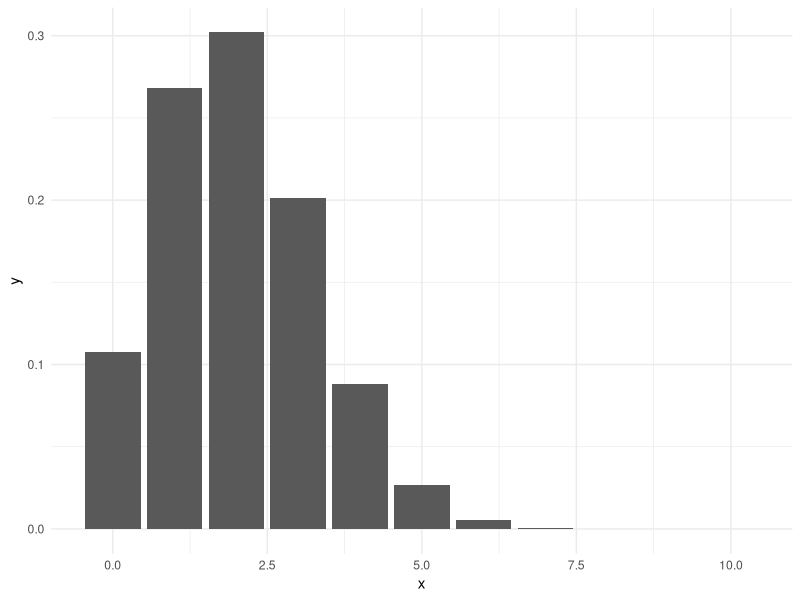
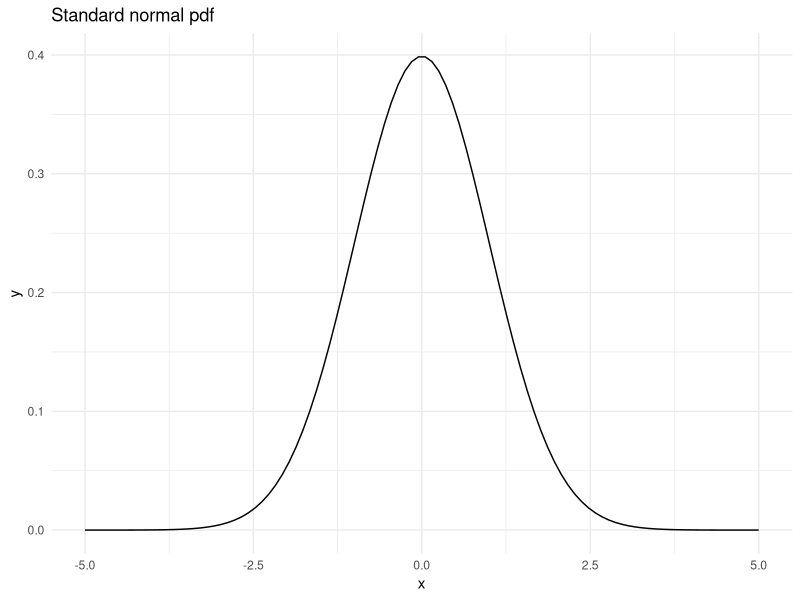
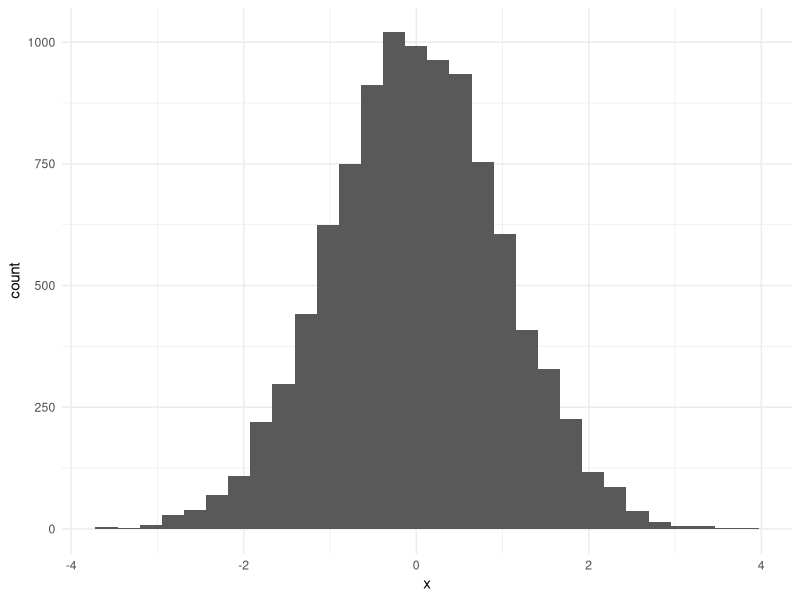
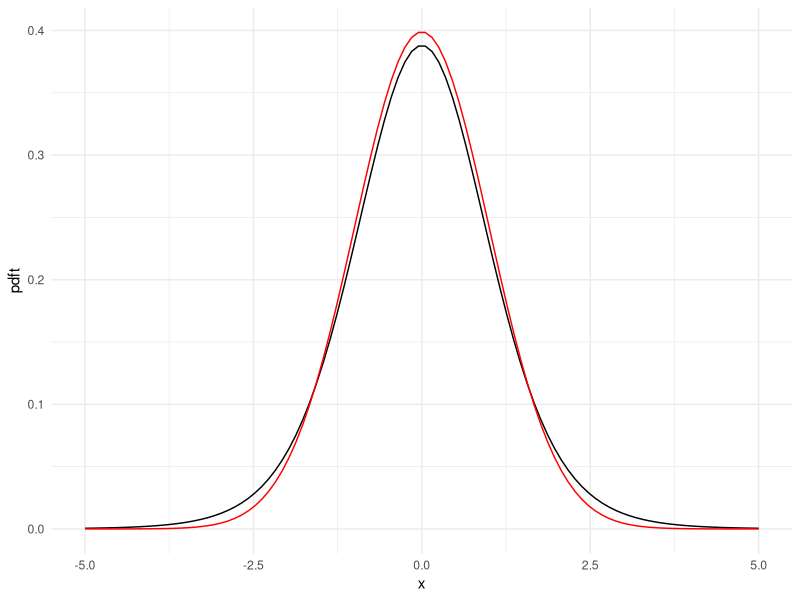
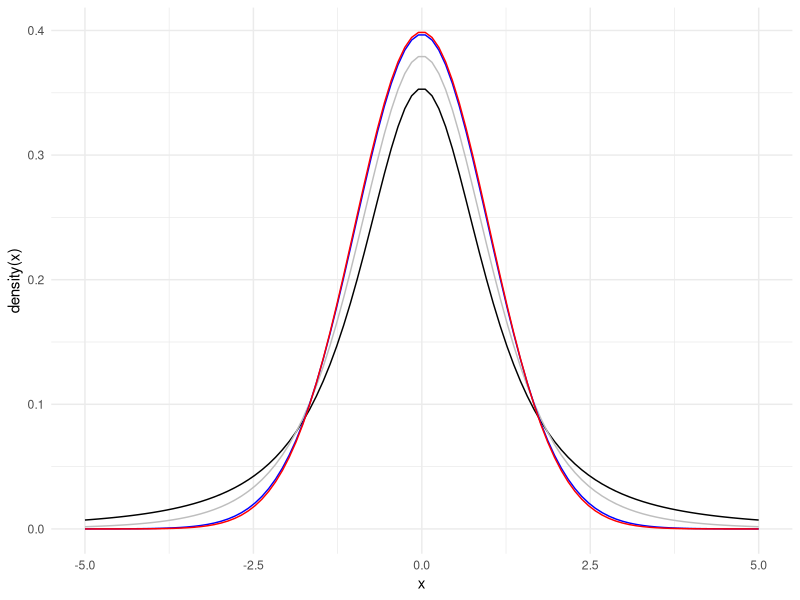
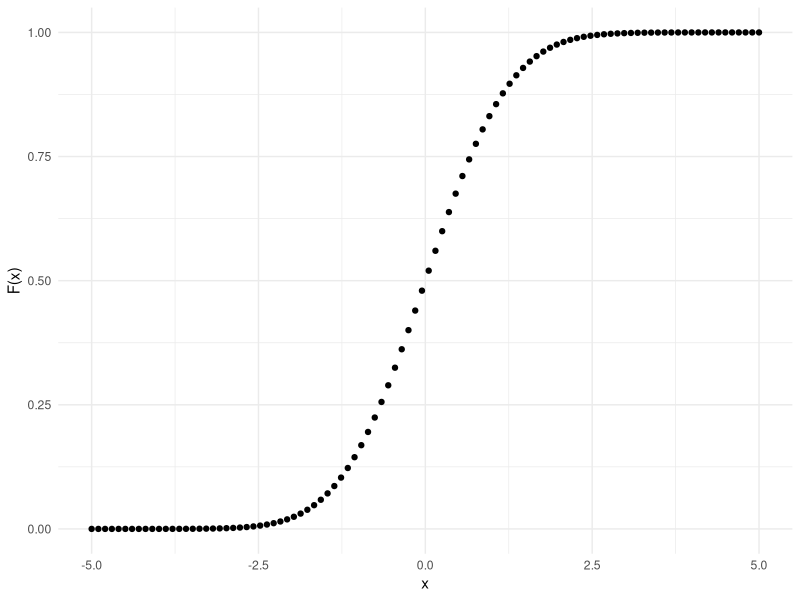
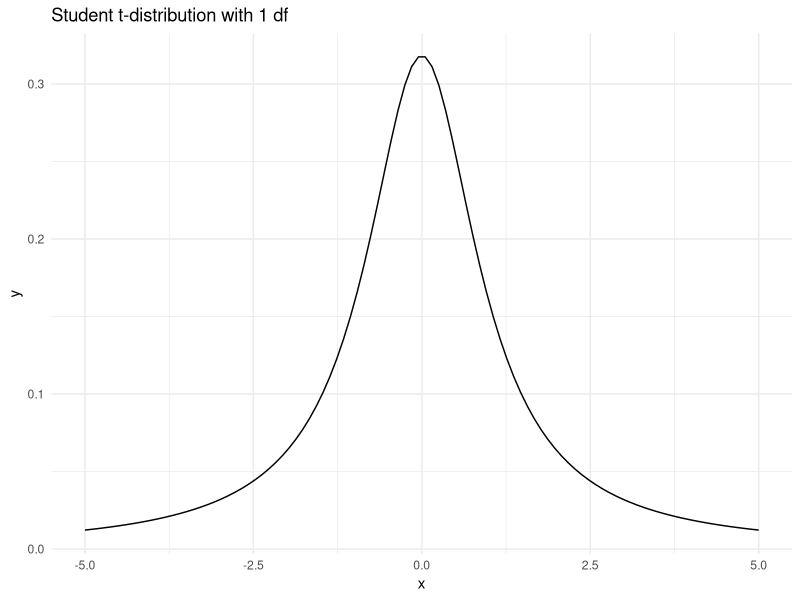
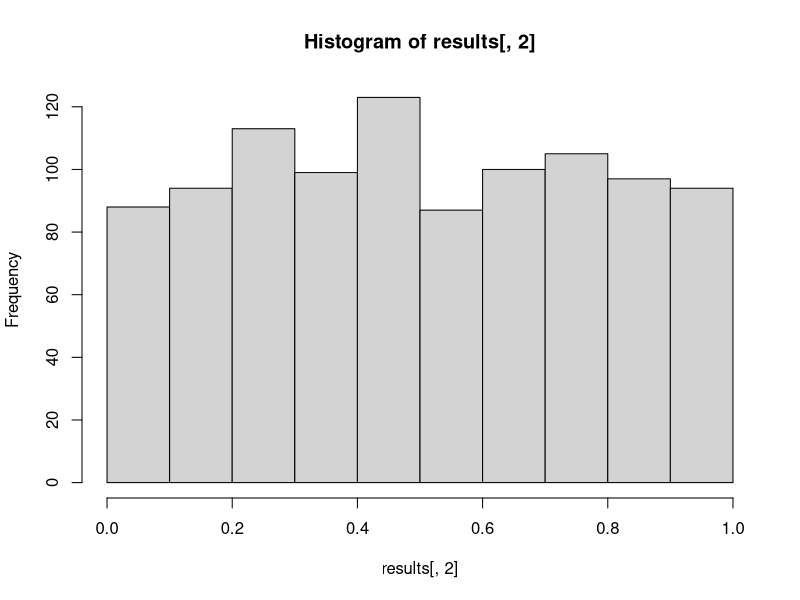

Generate these figures, in order, with R:
## ---- chunk 1
#showsol<-FALSE
showsol=TRUE
knitr::opts_chunk$set(echo = TRUE,tidy=TRUE,message=FALSE,warning=FALSE,tidy.opts=list(width.cutoff=68),
                      cache=T)
## ---- chunk 2
cat("**Solution:** 
$X$ follows a binomial distribution if its probability mass function is given by $P(X=x)={n\\choose x}p^x(1-p)^{n-x}$ for $x=0$, $1$, $\\ldots$, $n$, where the parameter $n$ is a positive integer and the parameter $p$ is a number between $0$ and $1$. Typically, $X$ is the number of successes in a Bernoulli process consisting of $n$ trials where the probability of success in each trial is $p$.
")
## ---- chunk 3
library(ggplot2)
n=10
p=0.2
probs=dbinom(0:10,n,p)
df=data.frame(x=0:10,y=probs)
p<-ggplot(data=df, aes(x=x, y=y)) +
  geom_bar(stat="identity")+theme_minimal()
p
## ---- chunk 4
cat("**Solution:**
The approximation is best for $p=0.5$. Then the probability mass function is symmetric, as is the nomral probability density function. The approximation gets worse the closer $p$ is to $0$ or $1$.
")
## ---- chunk 5
x = seq(from = -5, to = 5, length=100)
y = dnorm(x = x, mean = 0, sd = 1)
df=data.frame(x=x,y=y)
p=ggplot(data=df,aes(x=x, y=y)) +
           geom_line()+
           ggtitle("Standard normal pdf")+theme_minimal()
p
         
## ---- chunk 6
cat("**Solution:**
`dnorm(1.4)` gives `0.1497275`. For a small $\\delta$, $P(1.4-\\delta<Z<1.4+\\delta) \\approx 2\\cdot0.15\\cdot\\delta$ for a standard normally distributed $Z$.
")
## ---- chunk 7
n = 10000
x = rnorm(n = n, mean = 0, sd = 1)
p=ggplot(data.frame(x=x),aes(x))+
  geom_histogram()+theme_minimal()
p
## ---- chunk 8
library(ggplot2)
n=10
x = seq(from = -5, to = 5, length=100)
pdft = dt(x = x, df=n-1)
pdfn=dnorm(x)
df=data.frame(x=x,pdft=pdft,pdfn=pdfn)
p=ggplot(data=df,aes(x=x)) +
  geom_line(aes(x=x,y=pdft))+
  geom_line(aes(x=x,y=pdfn),colour="red")+
  theme_minimal()
p
         
## ---- chunk 9
x = seq(from = -5, to = 5, length=100)
pdft2 = dt(x = x, df=2)
pdft5 = dt(x = x, df=5)
pdft50 = dt(x = x, df=50)
pdfn=dnorm(x)
df=data.frame(x=x,pdft2=pdft2,pdft5=pdft5,pdft50=pdft50,pdfn=pdfn)
p=ggplot(data=df,aes(x=x)) +
  geom_line(aes(x=x,y=pdft2))+
  geom_line(aes(x=x,y=pdft5), colour="grey")+
  geom_line(aes(x=x,y=pdft50), colour="blue")+
  geom_line(aes(x=x,y=pdfn),colour="red")+
  theme_minimal() + labs(y = "density(x)")
p
         
## ---- chunk 10
x = seq(from=-5, to=5, length=100)
df = data.frame(x=x,y=pnorm(x,0,1))
p=ggplot(data=df,aes(x=x, y=y)) +
  geom_point() + labs(y="F(x)") + theme_minimal()
p
## ---- chunk 11
z_l = qnorm(0.025, mean = 0, sd = 1) #lower
z_u = qnorm(0.975, mean = 0, sd = 1) #upper
c(z_l, z_u)
## ---- chunk 12
alpha_lower = pnorm(q = z_l, mean = 0, sd = 1, lower.tail = TRUE)
alpha_upper = 1 - pnorm(q = z_u, mean = 0, sd = 1, lower.tail = TRUE)
c(alpha_lower, alpha_upper)
## ---- chunk 13
cat("**Solutions:**
`pnorm(-5)` and `pnorm(5)` give `2.866516e-07` and `0.9999997`, respectively, i.e. close to 0 and 1. This agrees with the figure of the cdf.
")
## ---- chunk 14
cat("**Solution:**
We can use the following code:
")
## ---- chunk 15
pt(q = 1.8, df = 1)
pt(q = 2, df = 1) - pt(q = 1, df = 1) 
qt(p=0.1, df=1, lower.tail = F)
## ---- chunk 16
x = seq(-5,5, length = 100)
y = dt(x, df = 1)
df = data.frame(x=x, y=y)
p = ggplot(data=df, aes(x=x,y=y)) + geom_line() + ggtitle("Student t-distribution with 1 df") + theme_minimal()
p
## ---- chunk 17
myz.test <- function(x,sd)
{
  n <- length(x)
  xbar <- mean(x)
  zobs <- xbar/(sd/sqrt(n))
  # if you what to print remove hashtag in next line
  # print(paste("Zobs",zobs)) 
  pval<- 2*pnorm(abs(zobs),lower.tail=FALSE)
  # if you what to print remove hashtag in next line
  # print(paste("P-value",pval))
  return(list("statistic"=zobs,"p.value"=pval))
}
## ---- chunk 18
testds <- rnorm(100,mean=0.5,sd=6)
myz.test(testds,sd=6)
## ---- chunk 19
mu=0
sigma=4
n=10 # size of each data set
B=1000 # number of data sets to simulate
results <- matrix(NA,ncol=2,nrow=B)
for (i in 1:B)
{
  testX <- rnorm(n,mean=mu,sd=sigma)
  thisresult <- myz.test(testX,sigma)
  results[i,] <- c(thisresult$statistic,thisresult$p.value)
}
hist(results[,2])
## ---- chunk 20
cat("**Solution:**
The test $H_0\\colon\\mu=0$ versus $H_1\\colon\\mu\\neq0$ is performed 1000 times. The histogram (above) displays the $p$-values. They seem uniformly distributed, as $p$-values from a true simple nullhypothis should be with continuous data.
")
## ---- chunk 21
x = seq(from = -10, to = 10, length = 500)
y1 = dnorm(x, mean = 0, sd = 1)
y2 = dnorm(x, mean = 0, sd = 2)
y3 = dnorm(x, mean = 1, sd = 2)
y4 = dnorm(x, mean = -1, sd = 2)
df = data.frame(x, y1, y2, y3, y4)
ggplot(df, aes(x, y = value, color = variable))+ 
    geom_line(aes(y = y1, col = "y1")) + 
    geom_line(aes(y = y2, col = "y2")) + 
    geom_line(aes(y = y3, col = "y3")) + 
    geom_line(aes(y = y4, col = "y4")) + 
    ylim(0, 0.5) + 
    ggtitle("Normal distribution") + 
  scale_colour_discrete(name  ="Mean, sd",
                            breaks=c("y1", "y2", "y3", "y4"),
                            labels=c("0, 1", "0, 2", "1, 2 ", "-1, 2"))+ theme_minimal()
## ---- chunk 22
n = 1000
p = 0.5
x = rbinom(n, size = 1, prob = p)
df = data.frame(x=x)
p = ggplot(df, aes(x=x)) + geom_histogram() + theme_minimal()
p
## ---- chunk 23
cat("**Solution:**
An experiment of flipping a coin 100 times is repeated 1000 times. Each of the 1000 results will be an integer between 0 and 1000 (inclusive). The number of heads in each experiment has the binomial distribution with parameters $n=100$ and $p=0.5$. The mean of this distribution is $np=50$ and the variance is $np(1-p)=25$. We find the probability of having one or zero heads by `pbinom(1, size=100, prob=0.5)`, which gives `7.967495e-29`, and the probability of having exactly one head by `dbinom(1,100,.5)`, which gives `7.888609e-29`, i.e., very small probabilities. \\par The R code (below) draws a kernel density estimate (a smoothed version of the histogram) of the number of heads in the 1000 experiments (red). The same is done for a normal approximation to the binomial distribution (blue).
")
## ---- chunk 24
n = 1000
p = 0.5
x = rbinom(n, size = 100, prob = 0.5)
x_normal = rnorm(n, mean = 100*p, sd = sqrt(100*p*(1-p)))
#hist(x)
#hist(x_normal)
df = data.frame(x = x, x_normal = x_normal)
ggplot(data = df, aes(x = values), color = variable) + 
  geom_density(aes(x = x, col = "x")) + 
  geom_density(aes(x = x_normal, col = "x_normal"))+
   theme_minimal()
## ---- chunk 25
cat("**Solution:**
R code and plots:
")
## ---- chunk 26
x = seq(from = 0, to = 8, length = 500)
y1 = dchisq(x, df = 1)
y2 = dchisq(x, df = 2)
y3 = dchisq(x, df = 3)
y4 = dchisq(x, df = 4)
y6 = dchisq(x, df = 6)
y9 = dchisq(x, df = 9)
df = data.frame(x,y1,y2,y3,y4,y6,y9)
ggplot(df, aes(x, y = value, color = variable))+ 
    geom_line(aes(y = y1, col = "y1")) + 
    geom_line(aes(y = y2, col = "y2")) + 
    geom_line(aes(y = y3, col = "y3")) + 
    geom_line(aes(y = y4, col = "y4")) + 
    geom_line(aes(y = y6, col = "y6")) + 
    geom_line(aes(y = y9, col = "y9")) + 
    ylim(0, 0.5) + theme_minimal()+
    ggtitle("Chi^2-pdf") + 
  scale_colour_discrete(name  ="Df",
                            breaks=c("y1", "y2", "y3", "y4", "y6", "y9"),
                            labels=c("1", "2", "3", "4", "6", "9"))
   
x = seq(from = 0, to = 8, length = 500)
y1 = pchisq(x, df = 1) 
y2 = pchisq(x, df = 2) 
y3 = pchisq(x, df = 3) 
y4 = pchisq(x, df = 4) 
y6 = pchisq(x, df = 6) 
y9 = pchisq(x, df = 9) 
df = data.frame(x,y1,y2,y3,y4,y6,y9)
ggplot(df, aes(x, y = value, color = variable))+ 
    geom_line(aes(y = y1, col = "y1")) + 
    geom_line(aes(y = y2, col = "y2")) + 
    geom_line(aes(y = y3, col = "y3")) + 
    geom_line(aes(y = y4, col = "y4")) + 
    geom_line(aes(y = y6, col = "y6")) + 
    geom_line(aes(y = y9, col = "y9")) + 
    ylim(0, 1) + 
    ggtitle("Chi^2-cdf") + theme_minimal()+
  scale_colour_discrete(name  ="Df",
                            breaks=c("y1", "y2", "y3", "y4", "y6", "y9"),
                            labels=c("1", "2", "3", "4", "6", "9"))
x = seq(from = -4, to = 4, length = 500)
y1 = dt(x, df = 1)
y2 = dt(x, df = 2)
y3 = dt(x, df = 3)
y4 = dt(x, df = 4)
y5 = dt(x, df = 5)
df = data.frame(x,y1,y2,y3,y4,y5)
ggplot(df, aes(x, y = value, color = variable))+ 
    geom_line(aes(y = y1, col = "y1")) + 
    geom_line(aes(y = y2, col = "y2")) + 
    geom_line(aes(y = y3, col = "y3")) + 
    geom_line(aes(y = y4, col = "y4")) + 
    geom_line(aes(y = y5, col = "y5")) + 
    ylim(0, 0.4) + 
    ggtitle("T-pdf") + 
  scale_colour_discrete(name  ="Df",
                            breaks=c("y1", "y2", "y3", "y4", "y5"),
                            labels=c("1", "2", "3", "4", "5")) +  theme_minimal()
x = seq(from = -4, to = 4, length = 500)
y1 = pt(x, df = 1) 
y2 = pt(x, df = 2) 
y3 = pt(x, df = 3) 
y4 = pt(x, df = 4) 
y6 = pt(x, df = 5) 
df = data.frame(x,y1,y2,y3,y4,y5)
ggplot(df, aes(x, y = value, color = variable))+ 
    geom_line(aes(y = y1, col = "y1")) + 
    geom_line(aes(y = y2, col = "y2")) + 
    geom_line(aes(y = y3, col = "y3")) + 
    geom_line(aes(y = y4, col = "y4")) + 
    geom_line(aes(y = y6, col = "y5")) + 
    ylim(0, 1) + 
    ggtitle("T-cdf") + 
  scale_colour_discrete(name  ="Df",
                            breaks=c("y1", "y2", "y3", "y4", "y5"),
                            labels=c("1", "2", "3", "4", "5")) + theme_minimal()
